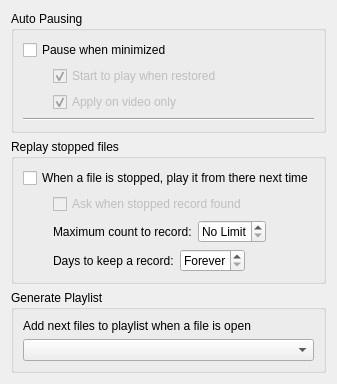
           <widget class="QWidget" name="tab_5">
            <attribute name="title">
             <string>Play</string>
            </attribute>
            <layout class="QVBoxLayout" name="verticalLayout_19">
             <item>
              <widget class="QGroupBox" name="groupBox_5">
               <property name="title">
                <string>Auto Pausing</string>
               </property>
               <layout class="QVBoxLayout" name="verticalLayout_4">
                <item>
                 <widget class="QCheckBox" name="pauseMinimized">
                  <property name="text">
                   <string>Pause when minimized</string>
                  </property>
                 </widget>
                </item>
                <item>
                 <layout class="QGridLayout" name="gridLayout_6">
                  <item row="0" column="0">
                   <spacer name="spacer">
                    <property name="orientation">
                     <enum>Qt::Horizontal</enum>
                    </property>
                    <property name="sizeType">
                     <enum>QSizePolicy::Fixed</enum>
                    </property>
                    <property name="sizeHint" stdset="0">
                     <size>
                      <width>30</width>
                      <height>20</height>
                     </size>
                    </property>
                   </spacer>
                  </item>
                  <item row="0" column="1">
                   <widget class="QCheckBox" name="playRestored">
                    <property name="enabled">
                     <bool>false</bool>
                    </property>
                    <property name="text">
                     <string>Start to play when restored</string>
                    </property>
                    <property name="checked">
                     <bool>true</bool>
                    </property>
                   </widget>
                  </item>
                  <item row="1" column="0">
                   <spacer name="horizontalSpacer_7">
                    <property name="orientation">
                     <enum>Qt::Horizontal</enum>
                    </property>
                    <property name="sizeType">
                     <enum>QSizePolicy::Fixed</enum>
                    </property>
                    <property name="sizeHint" stdset="0">
                     <size>
                      <width>30</width>
                      <height>20</height>
                     </size>
                    </property>
                   </spacer>
                  </item>
                  <item row="1" column="1">
                   <widget class="QCheckBox" name="pauseVideoOnly">
                    <property name="enabled">
                     <bool>false</bool>
                    </property>
                    <property name="text">
                     <string>Apply on video only</string>
                    </property>
                    <property name="checked">
                     <bool>true</bool>
                    </property>
                   </widget>
                  </item>
                 </layout>
                </item>
                <item>
                 <widget class="Line" name="line">
                  <property name="orientation">
                   <enum>Qt::Horizontal</enum>
                  </property>
                 </widget>
                </item>
               </layout>
              </widget>
             </item>
             <item>
              <widget class="QGroupBox" name="groupBox_17">
               <property name="title">
                <string>Replay stopped files</string>
               </property>
               <layout class="QVBoxLayout" name="verticalLayout_12">
                <item>
                 <widget class="QCheckBox" name="startStopped">
                  <property name="text">
                   <string>When a file is stopped, play it from there next time</string>
                  </property>
                 </widget>
                </item>
                <item>
                 <layout class="QGridLayout" name="gridLayout_7">
                  <item row="0" column="0">
                   <spacer name="horizontalSpacer_13">
                    <property name="orientation">
                     <enum>Qt::Horizontal</enum>
                    </property>
                    <property name="sizeType">
                     <enum>QSizePolicy::Fixed</enum>
                    </property>
                    <property name="sizeHint" stdset="0">
                     <size>
                      <width>30</width>
                      <height>20</height>
                     </size>
                    </property>
                   </spacer>
                  </item>
                  <item row="0" column="1">
                   <widget class="QCheckBox" name="askWhenRecordFound">
                    <property name="enabled">
                     <bool>false</bool>
                    </property>
                    <property name="text">
                     <string>Ask when stopped record found</string>
                    </property>
                   </widget>
                  </item>
                  <item row="1" column="0">
                   <spacer name="horizontalSpacer_17">
                    <property name="orientation">
                     <enum>Qt::Horizontal</enum>
                    </property>
                    <property name="sizeType">
                     <enum>QSizePolicy::Fixed</enum>
                    </property>
                    <property name="sizeHint" stdset="0">
                     <size>
                      <width>30</width>
                      <height>20</height>
                     </size>
                    </property>
                   </spacer>
                  </item>
                  <item row="1" column="1">
                   <layout class="QHBoxLayout" name="horizontalLayout_11">
                    <item>
                     <widget class="QLabel" name="label_4">
                      <property name="text">
                       <string>Maximum count to record:</string>
                      </property>
                     </widget>
                    </item>
                    <item>
                     <widget class="QSpinBox" name="maximumRecordCount">
                      <property name="specialValueText">
                       <string>No Limit</string>
                      </property>
                      <property name="accelerated">
                       <bool>true</bool>
                      </property>
                      <property name="maximum">
                       <number>9999</number>
                      </property>
                     </widget>
                    </item>
                    <item>
                     <spacer name="horizontalSpacer_14">
                      <property name="orientation">
                       <enum>Qt::Horizontal</enum>
                      </property>
                      <property name="sizeHint" stdset="0">
                       <size>
                        <width>40</width>
                        <height>20</height>
                       </size>
                      </property>
                     </spacer>
                    </item>
                   </layout>
                  </item>
                  <item row="2" column="0">
                   <spacer name="horizontalSpacer_18">
                    <property name="orientation">
                     <enum>Qt::Horizontal</enum>
                    </property>
                    <property name="sizeType">
                     <enum>QSizePolicy::Fixed</enum>
                    </property>
                    <property name="sizeHint" stdset="0">
                     <size>
                      <width>30</width>
                      <height>20</height>
                     </size>
                    </property>
                   </spacer>
                  </item>
                  <item row="2" column="1">
                   <layout class="QHBoxLayout" name="horizontalLayout_12">
                    <item>
                     <widget class="QLabel" name="label_8">
                      <property name="text">
                       <string>Days to keep a record:</string>
                      </property>
                     </widget>
                    </item>
                    <item>
                     <widget class="QSpinBox" name="daysToKeepRecords">
                      <property name="specialValueText">
                       <string>Forever</string>
                      </property>
                      <property name="accelerated">
                       <bool>true</bool>
                      </property>
                      <property name="maximum">
                       <number>999</number>
                      </property>
                     </widget>
                    </item>
                    <item>
                     <spacer name="horizontalSpacer_15">
                      <property name="orientation">
                       <enum>Qt::Horizontal</enum>
                      </property>
                      <property name="sizeHint" stdset="0">
                       <size>
                        <width>40</width>
                        <height>20</height>
                       </size>
                      </property>
                     </spacer>
                    </item>
                   </layout>
                  </item>
                 </layout>
                </item>
               </layout>
              </widget>
             </item>
             <item>
              <widget class="QGroupBox" name="groupBox_4">
               <property name="title">
                <string>Generate Playlist</string>
               </property>
               <layout class="QVBoxLayout" name="verticalLayout">
                <item>
                 <widget class="QLabel" name="label_6">
                  <property name="text">
                   <string>Add next files to playlist when a file is open</string>
                  </property>
                 </widget>
                </item>
                <item>
                 <widget class="QComboBox" name="autoAdd">
                  <property name="sizePolicy">
                   <sizepolicy hsizetype="Expanding" vsizetype="Fixed">
                    <horstretch>0</horstretch>
                    <verstretch>0</verstretch>
                   </sizepolicy>
                  </property>
                 </widget>
                </item>
               </layout>
              </widget>
             </item>
             <item>
              <spacer name="verticalSpacer">
               <property name="orientation">
                <enum>Qt::Vertical</enum>
               </property>
               <property name="sizeHint" stdset="0">
                <size>
                 <width>0</width>
                 <height>0</height>
                </size>
               </property>
              </spacer>
             </item>
            </layout>
           </widget>
